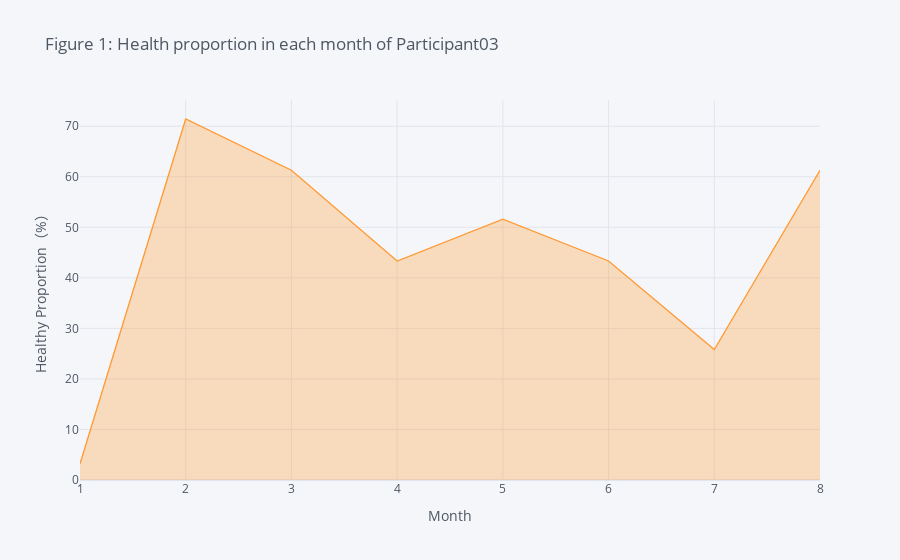

Notebook code for this chart:
### Code cell
proportion.figure(y="health_proportion(%)",
               fill=True,
               xTitle="Month", yTitle="Healthy Proportion（%）", title="Figure 1: Health proportion in each month of Participant03"
               )

### Figure 1 — Plotly figure (JSON) as saved in the notebook; plotly's stock layout.template omitted (floating-point values rounded to 4 significant figures)
{"data": [{"fill": "tozeroy", "fillcolor": "rgba(255, 153, 51, 0.3)", "line": {"color": "rgba(255, 153, 51, 1.0)", "dash": "solid", "shape": "linear", "width": 1.3}, "mode": "lines", "name": "health_proportion(%)", "text": "", "type": "scatter", "x": [1, 2, 3, 4, 5, 6, 7, 8], "y": [3.226, 71.43, 61.29, 43.33, 51.61, 43.33, 25.81, 61.29]}], "layout": {"legend": {"bgcolor": "#F5F6F9", "font": {"color": "#4D5663"}}, "paper_bgcolor": "#F5F6F9", "plot_bgcolor": "#F5F6F9", "title": {"font": {"color": "#4D5663"}, "text": "Figure 1: Health proportion in each month of Participant03"}, "xaxis": {"gridcolor": "#E1E5ED", "showgrid": true, "tickfont": {"color": "#4D5663"}, "title": {"font": {"color": "#4D5663"}, "text": "Month"}, "zerolinecolor": "#E1E5ED"}, "yaxis": {"gridcolor": "#E1E5ED", "showgrid": true, "tickfont": {"color": "#4D5663"}, "title": {"font": {"color": "#4D5663"}, "text": "Healthy Proportion（%）"}, "zerolinecolor": "#E1E5ED"}}}
